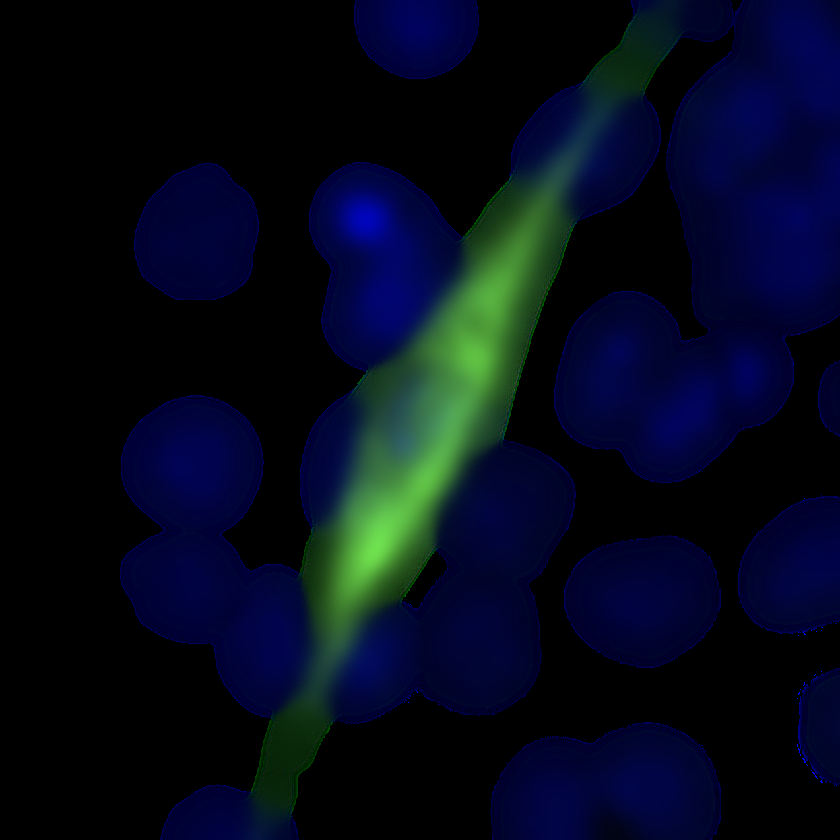
#> input picture src/assets/myotube.png, 840 x 840 px, shrunk from 1247 x 1247 before the run
$ python analysis.py ../../../src/assets/myotube.png ../../../src/assets/myotube.png   (older library calls are emulated)
#> lines starting #> are read from the running program, lines starting #| are printed output that depends on the picture; after the words box and inside, x2 and y2 are one past the last pixel; in counts of white or black regions, pixels touching at a corner belong together
#> in checkFragmentsFromArguments, img is the input picture: shape (840, 840, 3); mean B, G, R 28.2, 10.7, 4.4
import imutils
from imutils import contours
from imutils import perspective
from scipy.spatial import distance as dist
import os
import cv2
import numpy
import math
import sys
import json


def getMidPoint(p1, p2):
    return [float((p1[0] + p2[0]) / 2), float((p1[1] + p2[1]) / 2)]


def getDirection(p1, p2):
    #print("p1: ", p1)
    #print("p2: ", p2)
    if p1[0] == p2[0]:
        return 90
    direction = math.atan((p1[1] - p2[1])/(p1[0] - p2[0])) * 180 / math.pi
    if direction < 0:
        direction += 180
    return direction


# [53 lines left out: functions calcPoints, getParams, not called in this run]
    #cv2.imshow("img", lined)
    # cv2.waitKey(0)


def midpoint(ptA, ptB):
    return ((ptA[0] + ptB[0]) * 0.5, (ptA[1] + ptB[1]) * 0.5)


def boxTest(arg):
#> called with arg = '../../../src/assets/myotube.png'
    image = cv2.imread(arg)
    gray = cv2.cvtColor(image, cv2.COLOR_BGR2GRAY)
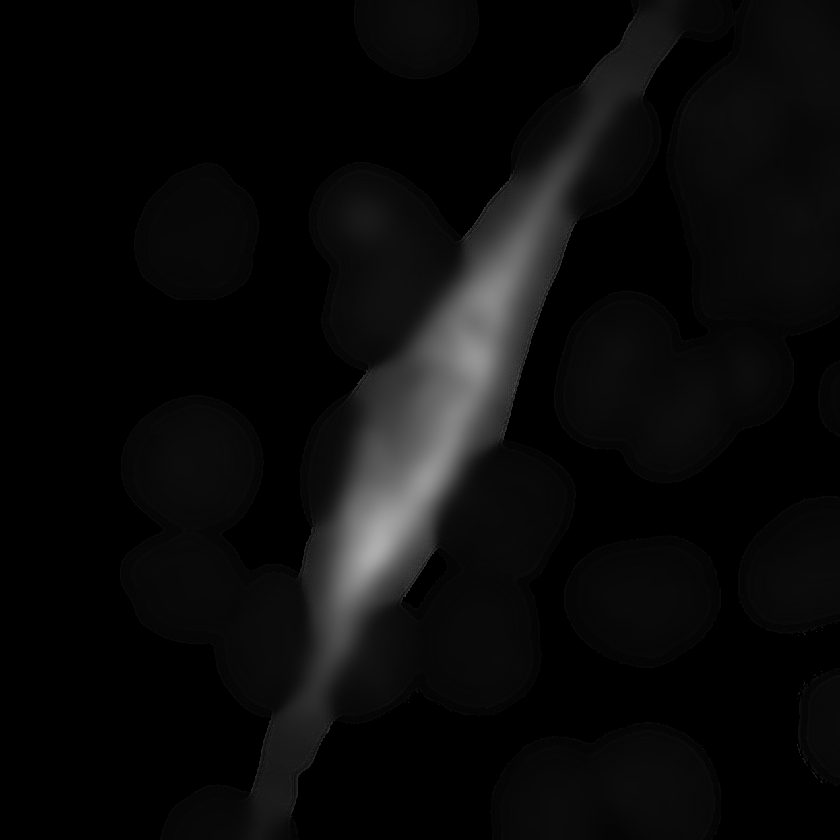
#> gray: shape (840, 840); min 0, max 174, mean 10.8
    edged = cv2.Canny(gray, 50, 100)
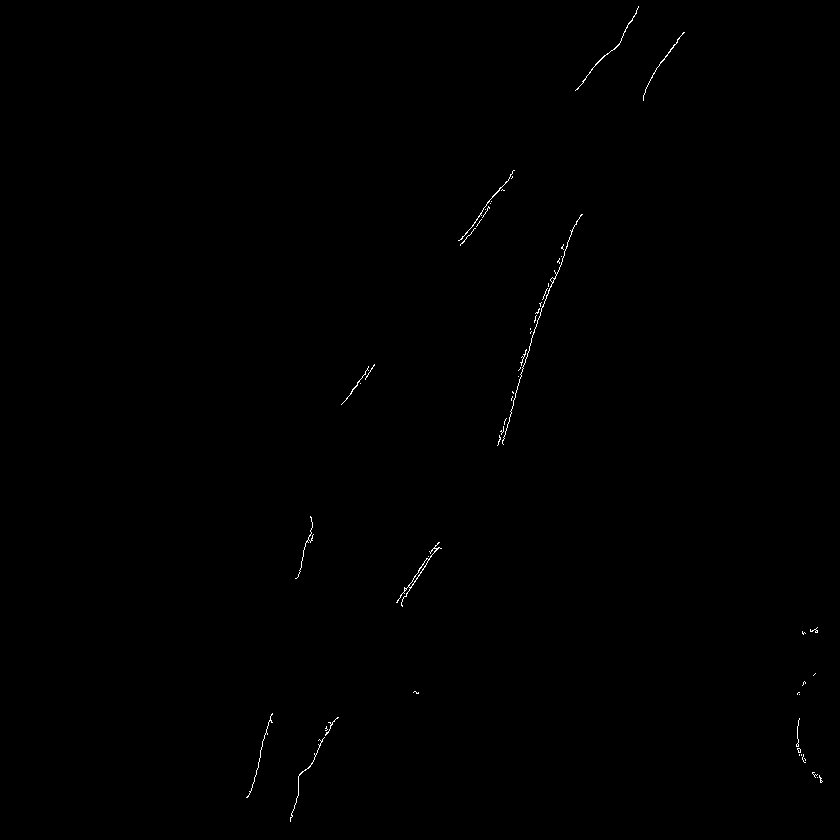
#> edged: shape (840, 840); 0.2% white in thin lines or dots, all inside (x1, y1, x2, y2) = (246, 6, 823, 822)
    # close gaps between object edges
    edged = cv2.dilate(edged, None, iterations=1)
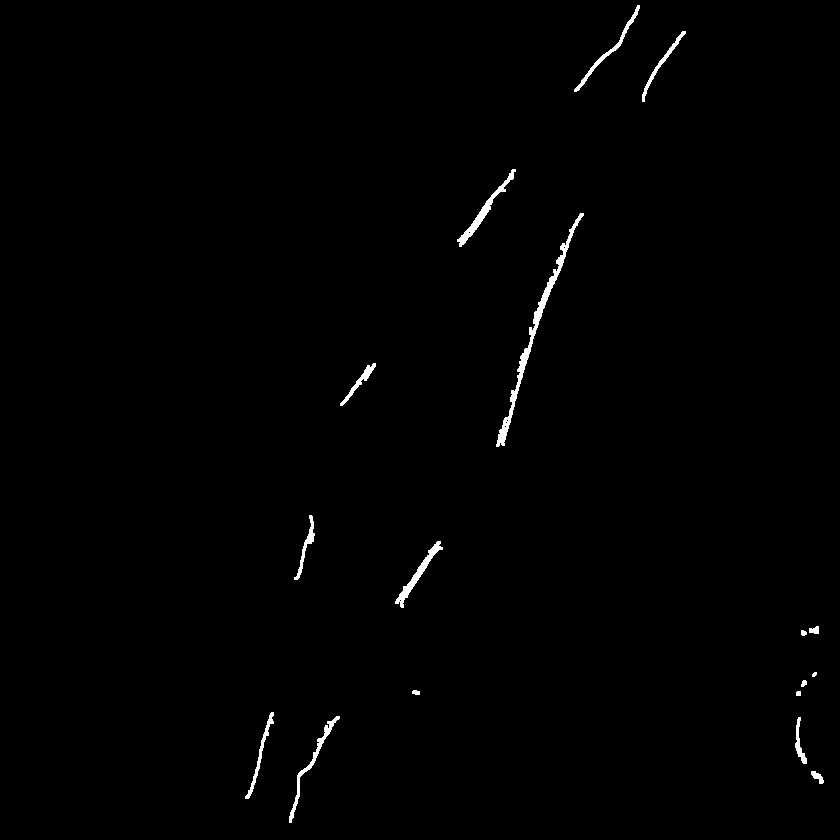
#> edged: shape (840, 840); 0.72% white; 17 white regions (1 under 20 px), largest, box (x1, y1, x2, y2) and area: (496, 213, 584, 447) 1373, (457, 169, 516, 247) 570, (395, 541, 443, 608) 524
    edged = cv2.erode(edged, None, iterations=1)
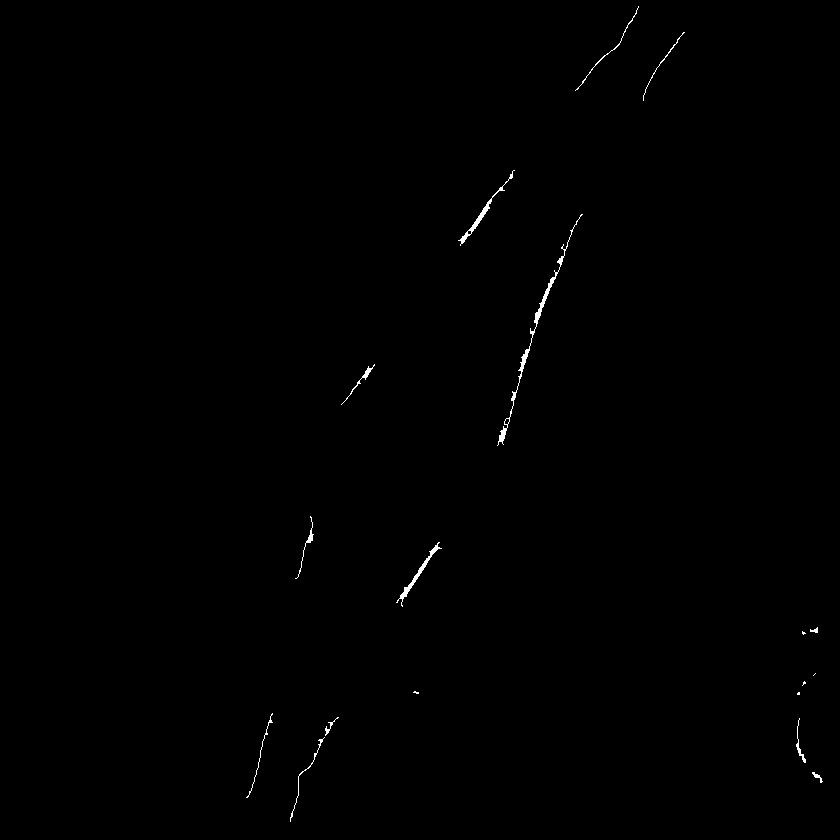
#> edged: shape (840, 840); 0.29% white; 18 white regions (5 under 20 px)
    # konturen finden
    cnts = cv2.findContours(edged.copy(), cv2.RETR_EXTERNAL,
                            cv2.CHAIN_APPROX_SIMPLE)
#> cnts = 18 contours, 8 with area under 20; largest, box (x1, y1, x2, y2) and area: (497, 214, 583, 446) 380, (458, 170, 515, 246) 206, (396, 542, 442, 607) 202, (341, 364, 375, 405) 54, (295, 516, 314, 579) 38
    cnts = imutils.grab_contours(cnts)
    # print("contours: ", cnts)

    (cnts, _) = contours.sort_contours(cnts)
    pixelsPerMetric = None
    # cv2.imshow("edged", edged)
    # cv2.waitKey(0)

    for c in cnts:
        # if the contour is not sufficiently large, ignore it
        if cv2.contourArea(c) < 1:
            continue
        # compute the rotated bounding box of the contour
        orig = image.copy()
        box = cv2.minAreaRect(c)
        box = cv2.cv.BoxPoints(box) if imutils.is_cv2() else cv2.boxPoints(box)
        box = numpy.array(box, dtype="int")
        # order the points in the contour such that they appear
        # in top-left, top-right, bottom-right, and bottom-left
        # order, then draw the outline of the rotated bounding
        # box
        box = perspective.order_points(box)
        cv2.drawContours(orig, [box.astype("int")], -1, (0, 255, 0), 1)
        # loop over the original points and draw them
        for (x, y) in box:
            cv2.circle(orig, (int(x), int(y)), 5, (0, 0, 255), -1)
        # unpack the ordered bounding box, then compute the midpoint
        # between the top-left and top-right coordinates, followed by
        # the midpoint between bottom-left and bottom-right coordinates
        (tl, tr, br, bl) = box
        (tltrX, tltrY) = midpoint(tl, tr)
        (blbrX, blbrY) = midpoint(bl, br)
        # compute the midpoint between the top-left and top-right points,
        # followed by the midpoint between the top-righ and bottom-right
        (tlblX, tlblY) = midpoint(tl, bl)
        (trbrX, trbrY) = midpoint(tr, br)
        # draw lines between the midpoints
        cv2.line(orig, (int(tltrX), int(tltrY)), (int(blbrX), int(blbrY)),
                 (255, 0, 255), 1)
        cv2.line(orig, (int(tlblX), int(tlblY)), (int(trbrX), int(trbrY)),
                 (255, 0, 255), 1)
        #cv2.imshow("Image", orig)
        # cv2.waitKey(0)
        # compute the Euclidean distance between the midpoints
        dA = dist.euclidean((tltrX, tltrY), (blbrX, blbrY))
        dB = dist.euclidean((tlblX, tlblY), (trbrX, trbrY))
        if dA > dB:
            angle = getDirection((tltrX, tltrY), (blbrX, blbrY))
        else:
            angle = getDirection((tlblX, tlblY), (trbrX, trbrY))
        # if the pixels per metric has not been initialized, then
        # compute it as the ratio of pixels to supplied metric
        # (in this case, inches)
        if pixelsPerMetric is None:
            pixelsPerMetric = dB / image.shape[1]
        #print("dA: ", round(dA, 2))
        #print("dB: ", round(dB, 2))
        #print("angle: {}°".format(round(angle, 2)))
        value = {
            "path": arg,
            "directionA": round(dA, 2),
            "directionB": round(dB, 2),
            "angle": round(angle, 2)
        }
        return value;
#> this loop made 1 pass
#> (tl, tr, br, bl, tltrX, tltrY, blbrX, blbrY) on pass 1: ([245, 796], [270, 712], [274, 713], [248, 797], 257.5, 754, 261, 755)
#> after the loop, pixelsPerMetric = 0.105


# [16 lines left out: function checkFragmentsFromFolder, not called in this run]
                # print("getParams: ")
                # getParams(img)


def checkFragmentsFromArguments():
    jsons = []
    for arg in sys.argv[1:]:
        print()
        print(arg)
        img = cv2.imread(arg)
        if img is not None:
            print("boxTest: ")
            try:
                jsons.append(boxTest(arg))
            except Exception as e:
                print("Exception thrown: ", e)
        else:
            raise Exception("File not an image: " + arg)
    return jsons


# [20 lines left out: function checkFragmentsFromDirectory, not called in this run]


def main():
    if len(sys.argv) > 1:
        # print("Arguments found", str(sys.argv))
        if sys.argv[1] == "-d":
            return checkFragmentsFromDirectory(sys.argv[2])
        else:
            return checkFragmentsFromArguments()
    else:
        return checkFragmentsFromFolder()
        print("No fragments folder found")
        raise Exception("No arguments given")


try:
    print(main())
except Exception as e:
    print("Exception thrown: ", e)
    input("Press any key to exit...")
